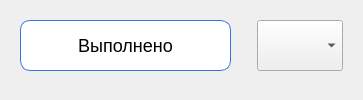
          <widget class="QWidget" name="Doing">
           <attribute name="title">
            <string>Сделать</string>
           </attribute>
           <layout class="QHBoxLayout" name="horizontalLayout_2">
            <item>
             <widget class="QWidget" name="widget_2" native="true">
              <property name="minimumSize">
               <size>
                <width>231</width>
                <height>0</height>
               </size>
              </property>
              <property name="maximumSize">
               <size>
                <width>231</width>
                <height>16777215</height>
               </size>
              </property>
              <property name="font">
               <font>
                <weight>50</weight>
                <bold>false</bold>
               </font>
              </property>
              <layout class="QVBoxLayout" name="verticalLayout_13">
               <item>
                <widget class="QPushButton" name="complete">
                 <property name="minimumSize">
                  <size>
                   <width>211</width>
                   <height>51</height>
                  </size>
                 </property>
                 <property name="maximumSize">
                  <size>
                   <width>211</width>
                   <height>51</height>
                  </size>
                 </property>
                 <property name="font">
                  <font>
                   <pointsize>-1</pointsize>
                  </font>
                 </property>
                 <property name="styleSheet">
                  <string notr="true">QPushButton {
    padding:10px;
    color: #fffff;
    font-size: 18px;
    border-radius: 10px;
    border: 1px solid #3873d9;
    background-color: white; }

QPushButton:hover{
	background-color: rgb(171, 211, 247);
	effect = QtWidgets.QGraphicsDropShadowEffect(QPushButton)
	effect.setOffset(0, 0)
	effect.setBlurRadius(20)
	effect.setColor(QColor(57, 219, 255))
	QPushButton.setGraphicsEffect(effect)
}</string>
                 </property>
                 <property name="text">
                  <string>Выполнено</string>
                 </property>
                </widget>
               </item>
               <item>
                <widget class="QWidget" name="fake4" native="true"/>
               </item>
              </layout>
             </widget>
            </item>
            <item>
             <widget class="QWidget" name="widget_4" native="true">
              <layout class="QVBoxLayout" name="verticalLayout_17">
               <item>
                <widget class="QComboBox" name="choose">
                 <property name="minimumSize">
                  <size>
                   <width>0</width>
                   <height>51</height>
                  </size>
                 </property>
                 <property name="maximumSize">
                  <size>
                   <width>16777215</width>
                   <height>51</height>
                  </size>
                 </property>
                 <property name="font">
                  <font>
                   <pointsize>11</pointsize>
                  </font>
                 </property>
                </widget>
               </item>
               <item>
                <widget class="QWidget" name="fake6" native="true"/>
               </item>
              </layout>
             </widget>
            </item>
           </layout>
          </widget>
